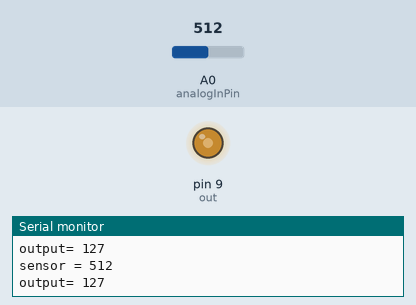
A sketch run on a simulated Arduino Uno, built with avr-gcc and run on an emulated ATmega328P. Shown: output pins drawn as LEDs (lit = HIGH), the last lines printed to the serial monitor. Inputs (shaded band) come from the test bench; at power-on: A0 (analogInPin) = 512.

Above: at 1.2 s.
1.3 s: A0 (analogInPin) set to 716
At 1.9 s:
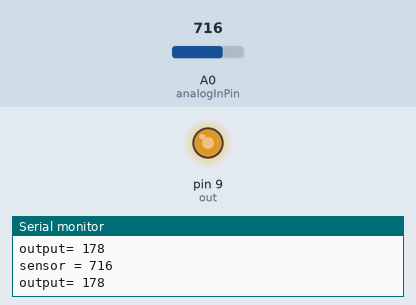
2.9 s: A0 (analogInPin) set to 900
At 3.3 s:
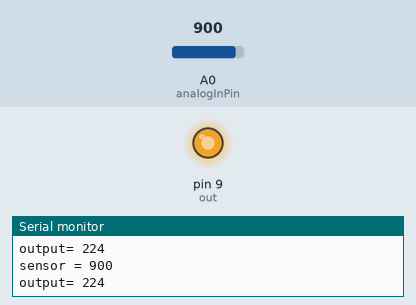
4.5 s: A0 (analogInPin) set to 122
At 5.8 s:
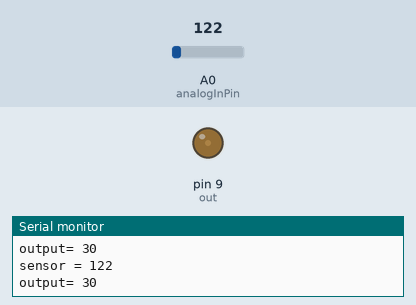
6.1 s: A0 (analogInPin) set to 0
At 7.3 s:
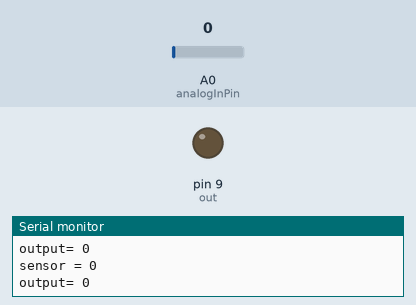
7.7 s: A0 (analogInPin) set to 511
At 8.7 s:
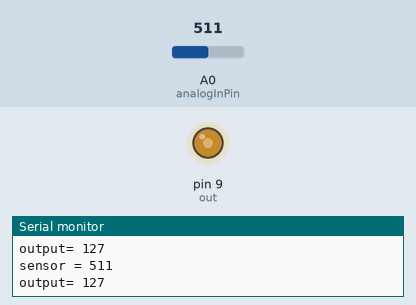
Timing chart, 0 to 10.3 s (numbered marks = the images above; inputs shaded):
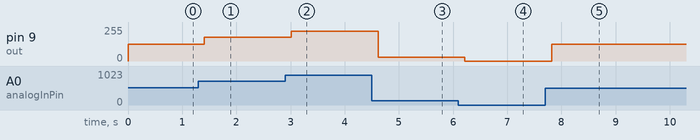

Measured:
- after the input at 1.3 s, pin 9 (out): 127/255 → 178/255 after 0.11 s
- after the input at 2.9 s, pin 9 (out): 178/255 → 224/255 after 0.11 s
- after the input at 4.5 s, pin 9 (out): 224/255 → 30/255 after 0.12 s
- after the input at 6.1 s, pin 9 (out): 30/255 → 0/255 after 0.12 s
- after the input at 7.7 s, pin 9 (out): 0/255 → 127/255 after 0.12 s

The sketch:

analog_in_out.ino
```cpp
const int analogInPin = A0;// Analog input pin that the potentiometer is attached to
int out=9;
int sensorValue = 0;        // value read from the pot

int OutputValue = 0;
void setup() {
  // initialize serial communications at 9600 bps:
  Serial.begin(9600);


}

void loop() {
  // read the analog in value:
  sensorValue = analogRead(analogInPin); // print the results to the Serial Monitor:
  //map it the range of analog out.
  OutputValue=map(sensorValue,0,1023,0,255);
  //change the analogout value
  analogWrite(out,OutputValue);
   //print result of serial screen
  Serial.print("sensor = ");
  Serial.println(sensorValue);
  Serial.print("output= ");
  Serial.println(OutputValue);
  delay(200);


}
```
